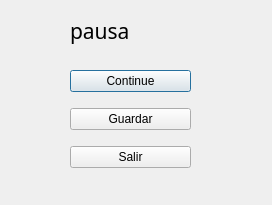
<?xml version="1.0" encoding="UTF-8"?>
<ui version="4.0">
 <class>Pausa</class>
 <widget class="QDialog" name="Pausa">
  <property name="geometry">
   <rect>
    <x>0</x>
    <y>0</y>
    <width>272</width>
    <height>205</height>
   </rect>
  </property>
  <property name="windowTitle">
   <string>Dialog</string>
  </property>
  <widget class="QLabel" name="label">
   <property name="geometry">
    <rect>
     <x>70</x>
     <y>10</y>
     <width>121</width>
     <height>41</height>
    </rect>
   </property>
   <property name="font">
    <font>
     <family>Ozzy II</family>
     <pointsize>16</pointsize>
    </font>
   </property>
   <property name="text">
    <string>pausa</string>
   </property>
  </widget>
  <widget class="QWidget" name="">
   <property name="geometry">
    <rect>
     <x>70</x>
     <y>60</y>
     <width>121</width>
     <height>121</height>
    </rect>
   </property>
   <layout class="QVBoxLayout" name="verticalLayout">
    <item>
     <widget class="QPushButton" name="pushButton">
      <property name="text">
       <string>Continue</string>
      </property>
     </widget>
    </item>
    <item>
     <widget class="QPushButton" name="pushButton_2">
      <property name="text">
       <string>Guardar</string>
      </property>
     </widget>
    </item>
    <item>
     <widget class="QPushButton" name="pushButton_3">
      <property name="text">
       <string>Salir</string>
      </property>
     </widget>
    </item>
   </layout>
  </widget>
 </widget>
 <resources/>
 <connections/>
</ui>
